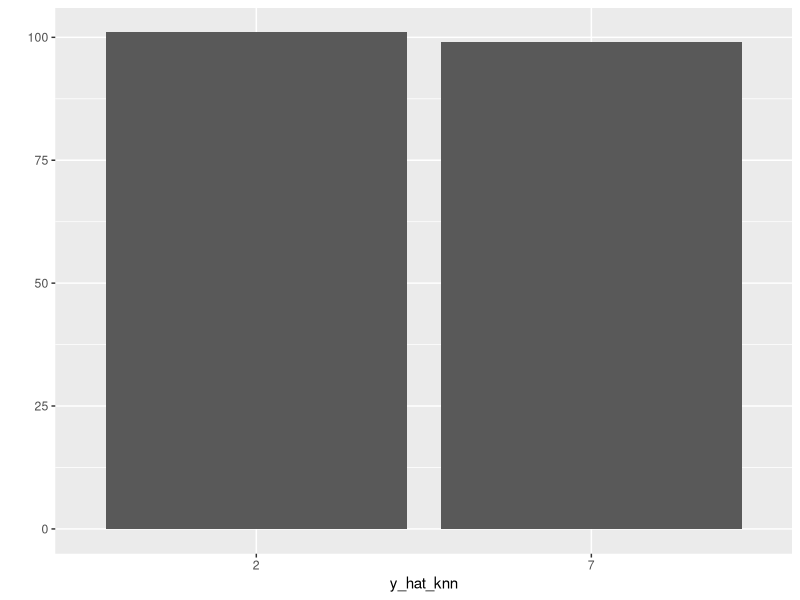
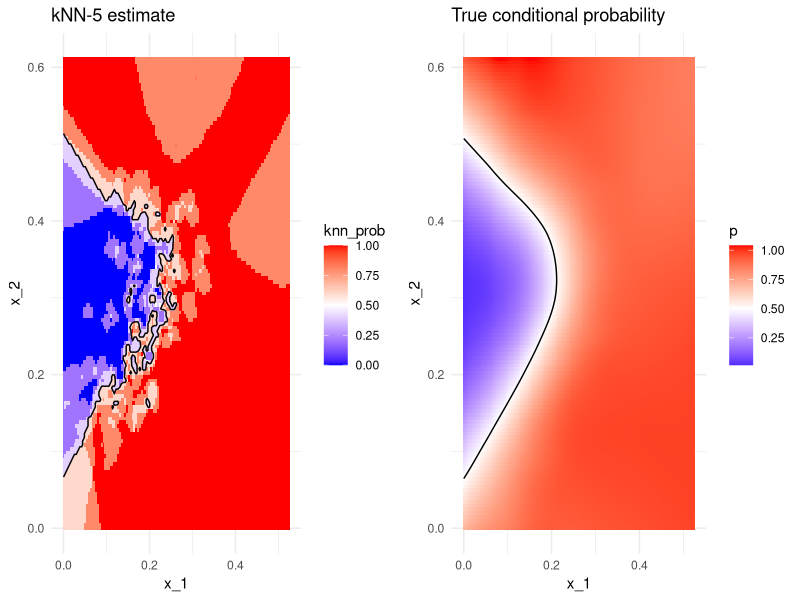

These figures' R source, in order:
#Machine Learning 29: Resampling Methods


#k-nearest neighbors
#1.define distance between all observations based on the features
#2.estimate p(x) using mathBfx0 identifying k nearest (neighborhood)
#3.take average of ys associated with p(x)
#larger ks result in smoother estimates

#algorithm implementation
library(dslabs)
library(caret)
knn_fit <- knn3(y ~ .,
                data = mnist_27$train, k = 5)


#predict probability of each class x_1 and x_2
y_hat_knn <- predict(knn_fit,
                     mnist_27$test, type = "class")
confusionMatrix(y_hat_knn,
                mnist_27$test$y)$overall["Accuracy"]
#> Accuracy 
#>    0.815
#>    
qplot(y_hat_knn, data = mnist_27$test)


y_hat_knn <- predict(knn_fit, mnist_27$train, type = "class")
confusionMatrix(y_hat_knn,
                mnist_27$train$y)$overall["Accuracy"]
#> Accuracy 
#>     0.86

y_hat_knn <- predict(knn_fit, mnist_27$test, type = "class")
confusionMatrix(y_hat_knn,
                mnist_27$test$y)$overall["Accuracy"]
#> Accuracy 
#>    0.815

#Axion improvement on code clarity with side by side plots
#of knn-5 estimate and true conditional probability
library(dslabs)
library(caret)
library(ggplot2)
library(dplyr)

# Fit kNN model
knn_fit <- knn3(y ~ ., data = mnist_27$train, k = 5)

# Predict probabilities on grid
grid <- mnist_27$true_p
grid$knn_prob <- predict(knn_fit, grid, type = "prob")[,2]  # Probability of class "7"

# Plot kNN estimate
p1 <- ggplot(grid, aes(x = x_1, y = x_2, fill = knn_prob)) +
  geom_tile() +
  scale_fill_gradient2(low = "blue", mid = "white", high = "red", midpoint = 0.5) +
  geom_contour(aes(z = knn_prob), breaks = 0.5, color = "black") +
  ggtitle("kNN-5 estimate") +
  theme_minimal()

# Plot true conditional probability
p2 <- ggplot(grid, aes(x = x_1, y = x_2, fill = p)) +
  geom_tile() +
  scale_fill_gradient2(low = "blue", mid = "white", high = "red", midpoint = 0.5) +
  geom_contour(aes(z = p), breaks = 0.5, color = "black") +
  ggtitle("True conditional probability") +
  theme_minimal()

# Display side-by-side
library(gridExtra)
grid.arrange(p1, p2, ncol = 2)

  
summary(mnist_27$true_p$x_2)
#Min. 1st Qu.  Median    Mean 3rd Qu.    Max. 
#0.0000  0.1528  0.3056  0.3056  0.4583  0.6111 

#Exercises 29.8
#1. Using train() to find accuracy of random generated 
#dataset's subset
set.seed(1996)
n <- 1000
p <- 10000
x <- matrix(rnorm(n * p), n, p)
colnames(x) <- paste("x", 1:ncol(x), sep = "_")
y <- rbinom(n, 1, 0.5) |> factor()

x_subset <- x[ ,sample(p, 100)]

fit <- train(x_subset, y, method = "glm")
fit$results
#parameter  Accuracy       Kappa    AccuracySD    KappaSD
#1 none     0.5052329 0.009740464   0.02993012    0.06042542
